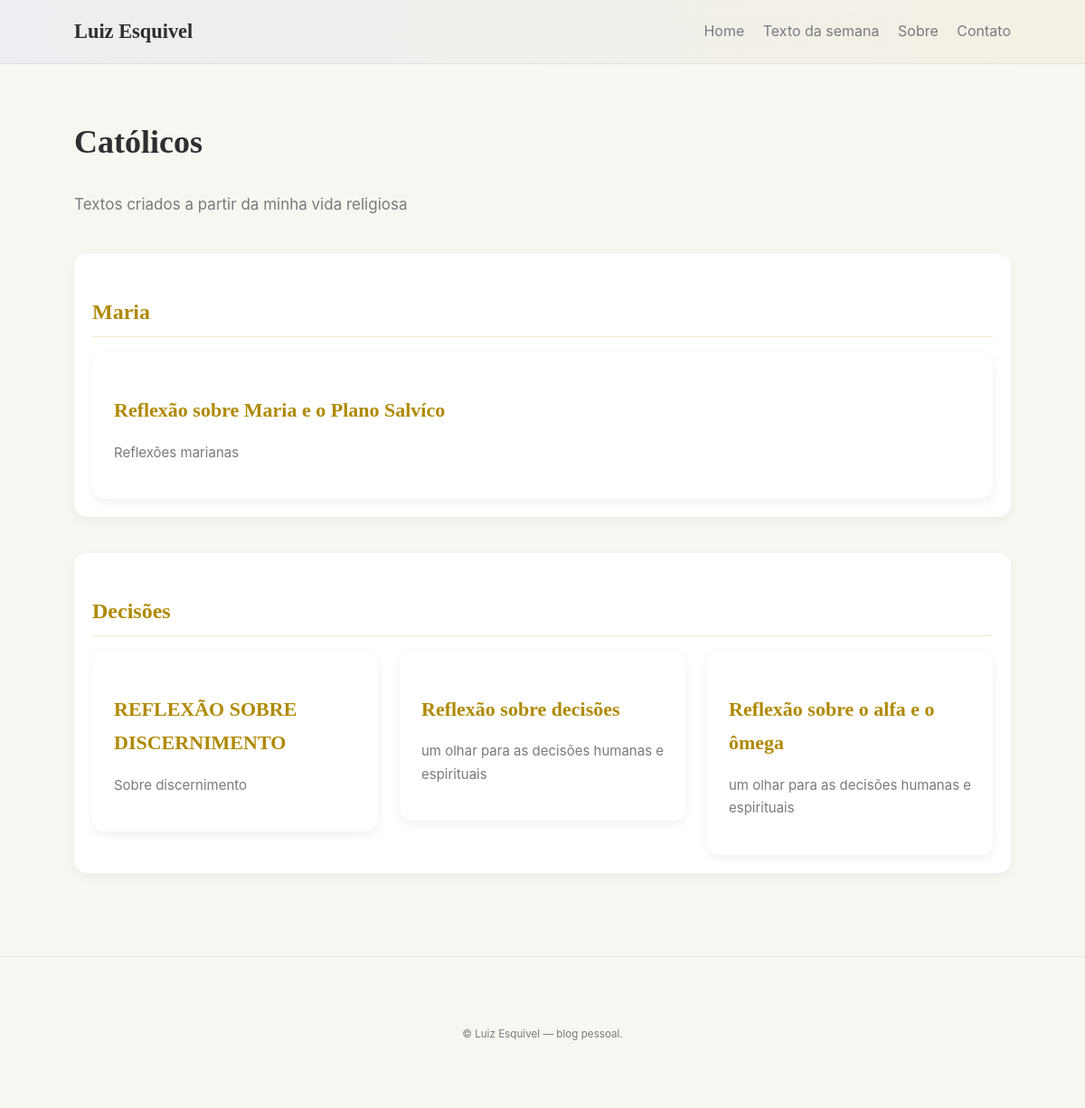
The app's page /section/2, older data.
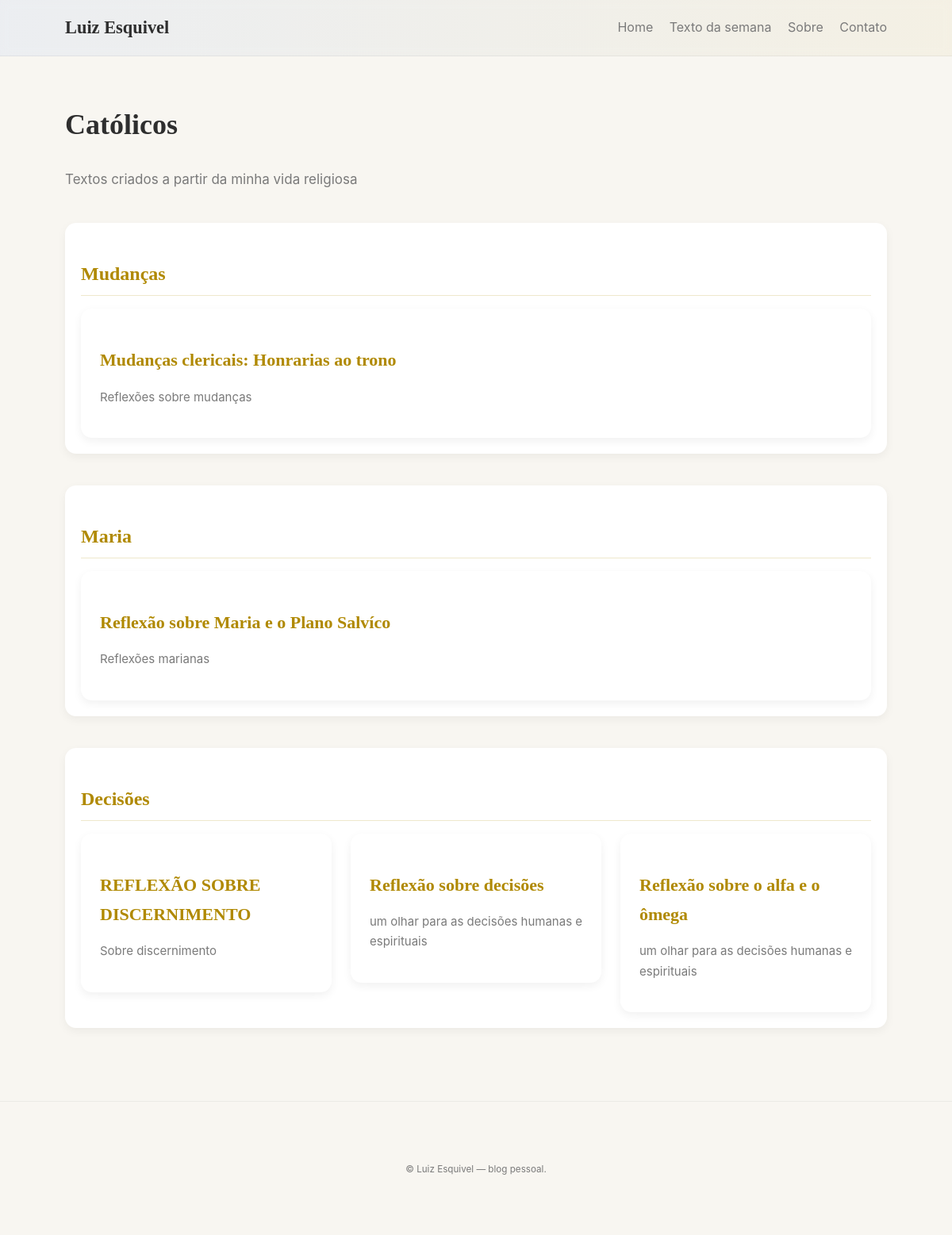
The same page, newer data.
### models.py (models this page shows)
class Section(db.Model):
    id = db.Column(db.Integer, primary_key=True)
    title = db.Column(db.String(200), unique=True, nullable=False)
    description = db.Column(db.String(500))
    created_at = db.Column(db.DateTime, default=datetime.utcnow)
    texts = db.relationship('Text', backref='section', lazy=True, cascade='all, delete-orphan')

class Text(db.Model):
    id = db.Column(db.Integer, primary_key=True)
    title = db.Column(db.String(300), nullable=False)
    subtitle = db.Column(db.String(400))
    body = db.Column(db.Text)
    published = db.Column(db.Boolean, default=False)
    section_id = db.Column(db.Integer, db.ForeignKey('section.id'), nullable=True)
    created_at = db.Column(db.DateTime, default=datetime.utcnow)

### routes/public_routes.py (the view)
@public_bp.route('/section/<int:section_id>')
def section_view(section_id):
    section = Section.query.get_or_404(section_id)
    texts = (
        Text.query.filter_by(section_id=section.id, published=True)
        .order_by(Text.created_at.desc())
        .all()
    )
    grouped = {}
    for t in texts:
        if t.subtitle and '|' in t.subtitle:
            category, subtitle = [x.strip() for x in t.subtitle.split('|', 1)]
            t.subtitle = subtitle  # atualiza só para exibição
        else:
            category = 'Diversos'
        grouped.setdefault(category, []).append(t)
    return render_template('public/section.html', section=section, grouped=grouped)

### templates/public/section.html
{% extends '_base.html' %}
{% from 'components/macros.html' import card %}
{% block content %}
<div class="fade-in">
  <h1 style="font-family: var(--font-serif); font-size:36px;">{{ section.title }}</h1>
  <p style="color: var(--muted); font-size:17px;">{{ section.description }}</p>
  {% if grouped %}
    {% for category, texts in grouped.items() %}
      <div class="category-block fade-in">
        <h3 class="category-title">{{ category }}</h3>
        <div class="section-shelf">
          {% for t in texts %}
            <a class="card-link" href="{{ url_for('public.text_view', text_id=t.id) }}">
              {{ card(t.title, t.subtitle) }}
            </a>
          {% endfor %}
        </div>
      </div>
    {% endfor %}
  {% else %}
    <div class="fade-in"><p>Sem textos publicados nesta seção.</p></div>
  {% endif %}
</div>
{% endblock %}

### templates/_base.html (shortened to what this page needs)
<!doctype html>
<html lang="pt-BR">
  <head>
    <link rel="stylesheet" href="{{ url_for('static', filename='css/main.css') }}">
  </head>
  <body>
    <header class="site-header">
      <div class="container header-inner">
        <a class="brand" href="{{ url_for('public.home') }}">Luiz Esquivel</a>
        <nav class="main-nav">
          <a href="{{ url_for('public.home') }}">Home</a>
          <a href="{{ url_for('public.texto_da_semana') }}">Texto da semana</a>
          <a href="{{ url_for('public.about') }}">Sobre</a>
          <a href="{{ url_for('public.contact') }}">Contato</a>
        </nav>
      </div>
    </header>
    <main class="container">
      {% block content %}{% endblock %}
    </main>
    <footer class="site-footer">
      <div class="container">
        <small>© {{ (caller_name if caller_name else 'Luiz Esquivel') }} — blog pessoal.</small>
      </div>
    </footer>
  </body>
</html>

### templates/components/macros.html (shortened to what this page needs)
{% macro card(title, subtitle='', body='') -%}
  <article class="card">
    <h3 class="card-title">{{ title }}</h3>
    {% if subtitle %}<p class="card-subtitle">{{ subtitle }}</p>{% endif %}
  </article>
{%- endmacro %}

### static/css/main.css (style rules this page uses)
:root { --bg: #f8f6f1; --surface: #ffffff; --text: #2e2e2e; --muted: #7a7a7a; --accent: #0b5fff; --gold: #b08900; --radius: 14px; --max-width: 1100px; --font-serif: "EB Garamond", serif; --font-sans: "Inter", sans-serif; }
* { box-sizing: border-box; }
body { margin: 0; background: var(--bg); color: var(--text); font-family: var(--font-sans); line-height: 1.7; overflow-x: hidden; }
.container { max-width: var(--max-width); margin: 0 auto; padding: 2rem; }
.site-header { background: linear-gradient(90deg, rgba(11,95,255,0.05), rgba(176,140,0,0.05)); border-bottom: 1px solid rgba(0,0,0,0.05); backdrop-filter: blur(6px); position: sticky; top: 0; z-index: 10; }
.header-inner { display: flex; justify-content: space-between; align-items: center; padding: 1rem 2rem; }
.brand { font-family: var(--font-serif); font-size: 1.4rem; color: var(--text); text-decoration: none; font-weight: 700; }
.main-nav a { margin-left: 16px; text-decoration: none; color: var(--muted); transition: color 0.3s ease; }
.section-shelf { display: grid; grid-template-columns: repeat(auto-fit, minmax(260px, 1fr)); gap: 24px; }
.card-link { text-decoration: none; color: inherit; transform: translateY(0); transition: transform 0.3s ease, box-shadow 0.3s ease; }
.card { background: var(--surface); border-radius: var(--radius); padding: 24px; box-shadow: 0 4px 12px rgba(0,0,0,0.06); }
.card-title { font-family: var(--font-serif); font-size: 22px; color: var(--gold); margin-bottom: 6px; }
.card-subtitle { color: var(--muted); font-size: 15px; }
.category-block { margin-top: 40px; padding: 20px; background: var(--surface); border-radius: var(--radius); box-shadow: 0 4px 12px rgba(0,0,0,0.05); }
.category-title { font-family: var(--font-serif); font-size: 24px; margin-bottom: 16px; color: var(--gold); border-bottom: 1px solid rgba(176,140,0,0.2); padding-bottom: 6px; }
.site-footer { text-align: center; padding: 40px 0; color: var(--muted); border-top: 1px solid rgba(0,0,0,0.05); margin-top: 60px; font-size: 14px; }
.fade-in { opacity: 0; transform: translateY(20px); transition: all 0.8s ease; }
.fade-in.visible { opacity: 1; transform: translateY(0); }
.fade-in { opacity: 1 !important; transform: none !important; }

Row changes from the older to the newer data that the page shows:
added Text: title "Mudanças clericais: Honrarias ao trono", subtitle "Reflexões sobre mudanças", shown under "Mudanças"
Text that changed along with them:
new list line: "Mudanças"
